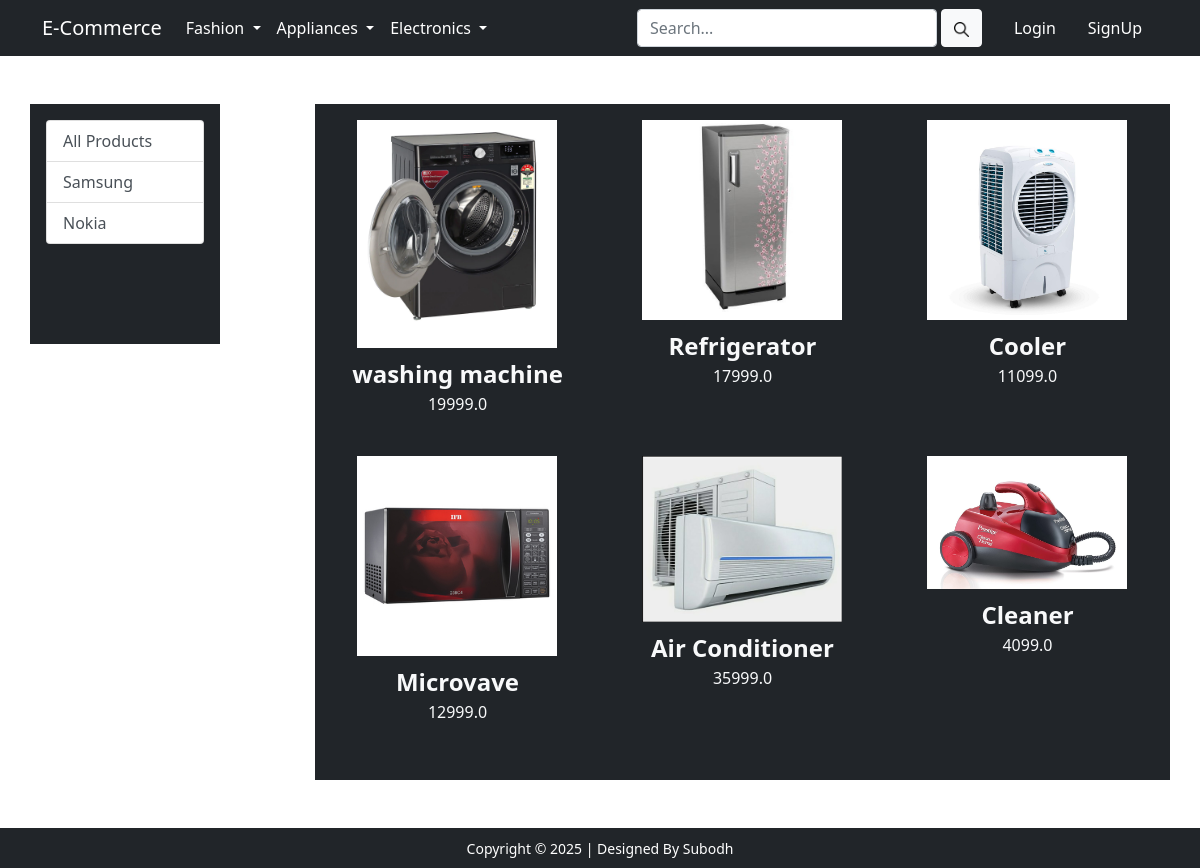
Page /product-fltr/ha on the committed database.
### app/models.py (models this page shows, shortened)
class Product(models.Model):
    title = models.CharField(max_length=120)
    brand = models.CharField(max_length=70)
    category = models.CharField(choices=CATEGORY_CHOICE, max_length=3)
    selling_price = models.FloatField()
    discounted_price = models.FloatField()
    description = models.TextField()
    prod_img = models.ImageField(upload_to='product_img')

### app/views.py (the view, shortened to what this page needs)
# urls.py: path('product-fltr/<slug:data>', views.product_fltr, name='product-fltr'),
def product_fltr(request, data):
    tmplt = 'app/men_wear.html'
    if data == 'mw' or data == 'puma' or data == 'addi':
        if data == 'addi':
            filter_prod = Product.objects.filter(category='MW').filter(brand='Addi')
        elif data == 'puma':
            filter_prod = Product.objects.all().filter(category='MW').filter(brand='Puma')
        else:
            filter_prod = Product.objects.all().filter(category='MW')
    elif data == 'ha' or data == 'samsung' or data == 'nokia':
        tmplt = 'app/home_appliances.html'
        if data == 'samsung':
            filter_prod = Product.objects.filter(category='HP').filter(brand='Samsung')
        elif data == 'nokia':
            filter_prod = Product.objects.filter(category='HP').filter(brand='Nokia')
        else:
            filter_prod = Product.objects.all().filter(category='HP')
    return render(request, tmplt , {'filter_prod':filter_prod})

### app/templates/app/home_appliances.html (shortened to what this page needs)
{% extends 'app/base.html' %}
{% load static %}
{% block main-content %}
<div class="container my-5">
  <div class="row">
    <div class="col-sm-2 bg-dark p-3" style="height: 15rem;">
      <div class="list-group">
        <a href="{% url 'product-fltr' 'ha' %}" class="list-group-item list-group-item-action " aria-current="true">
          All Products
        </a>
        <a href="{% url 'product-fltr' 'samsung' %}" class="list-group-item list-group-item-action">Samsung</a>
        <a href="{% url 'product-fltr' 'nokia' %}" class="list-group-item list-group-item-action">Nokia</a>
      </div>
    </div>
    <div class="col-sm-9 offset-sm-1">
      <div class="row bg-dark px-0 py-3">
        {% for fp in filter_prod %}
        <div class="item col-sm-4 mb-4 text-center">
          <a href="{% url 'product-detail' fp.id %}" style="text-decoration: none;">
          <img src="{{fp.prod_img.url}}" alt="" width="200px">
          <p class="mb-0 mt-2 fs-4 fw-bold text-light">{{fp.title}}</p>
          <p class="fs-6 text-light">{{fp.discounted_price}}</p>
        </a>
        </div>
        {% endfor %}
      </div>
    </div>
  </div>
</div>
{% endblock main-content %}

### app/templates/app/base.html (shortened to what this page needs)
<!doctype html>
{% load static %}
<html lang="en">
  <head>
    <link href="https://cdn.jsdelivr.net/npm/bootstrap@5.0.0-beta1/dist/css/bootstrap.min.css" rel="stylesheet">
    <link rel="stylesheet" href="{% static 'app/css/owl.carousel.min.css' %}">
    <link rel="stylesheet" href="{% static 'app/css/all.min.css' %}">
    <link rel="stylesheet" href="{% static 'app/css/style.css' %}">
  </head>
  <body>
    <nav class="navbar navbar-expand-lg navbar-dark bg-dark">
     <div class="container">
       <a class="navbar-brand" href="/">E-Commerce</a>
       <div class="collapse navbar-collapse" id="navbarSupportedContent">
         <ul class="navbar-nav me-auto mb-2 mb-lg-0">
           <li class="nav-item dropdown">
             <a class="nav-link dropdown-toggle text-white" href="#" id="fashionDropdown" role="button" data-bs-toggle="dropdown" aria-expanded="false">
               Fashion
             </a>
           </li>
           <li class="nav-item dropdown">
             <a class="nav-link dropdown-toggle text-white" href="#" id="fashionDropdown" role="button" data-bs-toggle="dropdown" aria-expanded="false">
              Appliances
             </a>
           </li>
           <li class="nav-item dropdown">
            <a class="nav-link dropdown-toggle text-white" href="#" id="electronicsDropdown" role="button" data-bs-toggle="dropdown" aria-expanded="false">
              Electronics
            </a>
          </li>
         </ul>
         <form class="d-flex">
           <input style="width:25vw;" class="form-control me-1" type="search" placeholder="Search..." aria-label="Search">
           <button class="btn btn-light" type="submit"><img height="15rem" src="{% static 'app/images/search-img.png' %}" alt=""></button>
         </form>
         <div>
           <ul class="navbar-nav me-auto mb-2 mb-lg-0">
             <li class="nav-item mx-2">
            {% if not request.user.is_authenticated %}
            <li class="nav-item mx-2">
             <a href="{% url 'log_in' %}" class="nav-link text-white">Login</a>
            </li>
            <li class="nav-item mx-2">
             <a href="{% url 'signup' %}" class="nav-link text-white">SignUp</a>
            </li>{% endif %}
          </ul>
         </div>
       </div>
     </div>
    </nav>
    {% block main-content %} {% endblock main-content %}
    <footer class="container-fluid bg-dark text-center p-2 mt-3">
        <small class="text-white">Copyright &copy; 2025 | Designed By Subodh</small>
    </footer>
  </body>
</html>

### app/static/app/css/style.css (style rules this page uses)
* { margin: 0; padding: 0; box-sizing: border-box; }

### rows in the picture
Product: prod_img (picture), title "washing machine", discounted_price "19999.0"
Product: prod_img (picture), title "Refrigerator", discounted_price "17999.0"
Product: prod_img (picture), title "Cooler", discounted_price "11099.0"
Product: prod_img (picture), title "Microvave", discounted_price "12999.0"
Product: prod_img (picture), title "Air Conditioner", discounted_price "35999.0"
Product: prod_img (picture), title "Cleaner", discounted_price "4099.0"
